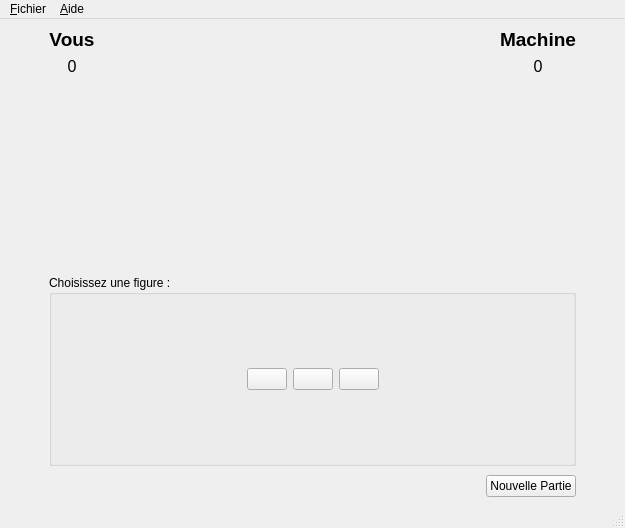
<?xml version="1.0" encoding="UTF-8"?>
<ui version="4.0">
 <class>ChifoumiVue</class>
 <widget class="QMainWindow" name="ChifoumiVue">
  <property name="geometry">
   <rect>
    <x>0</x>
    <y>0</y>
    <width>625</width>
    <height>528</height>
   </rect>
  </property>
  <property name="windowTitle">
   <string>Chifoumi</string>
  </property>
  <widget class="QWidget" name="centralwidget">
   <layout class="QHBoxLayout" name="horizontalLayout_5">
    <item>
     <layout class="QVBoxLayout" name="verticalLayout_3">
      <item>
       <layout class="QGridLayout" name="gridLayout">
        <item row="0" column="1">
         <layout class="QVBoxLayout" name="verticalLayout">
          <item>
           <widget class="QLabel" name="lJoueur">
            <property name="sizePolicy">
             <sizepolicy hsizetype="Preferred" vsizetype="Preferred">
              <horstretch>0</horstretch>
              <verstretch>0</verstretch>
             </sizepolicy>
            </property>
            <property name="font">
             <font>
              <pointsize>14</pointsize>
              <weight>75</weight>
              <bold>true</bold>
             </font>
            </property>
            <property name="text">
             <string>Vous</string>
            </property>
            <property name="alignment">
             <set>Qt::AlignCenter</set>
            </property>
           </widget>
          </item>
          <item>
           <widget class="QLabel" name="scoreJoueur">
            <property name="font">
             <font>
              <pointsize>12</pointsize>
             </font>
            </property>
            <property name="text">
             <string>0</string>
            </property>
            <property name="alignment">
             <set>Qt::AlignCenter</set>
            </property>
           </widget>
          </item>
         </layout>
        </item>
        <item row="1" column="3">
         <widget class="QLabel" name="coupMachine">
          <property name="text">
           <string/>
          </property>
          <property name="pixmap">
           <pixmap resource="ressourceChifoumi.qrc">:/chifoumi/images/rien_115.png</pixmap>
          </property>
         </widget>
        </item>
        <item row="1" column="1">
         <widget class="QLabel" name="coupJoueur">
          <property name="text">
           <string/>
          </property>
          <property name="pixmap">
           <pixmap resource="ressourceChifoumi.qrc">:/chifoumi/images/rien_115.png</pixmap>
          </property>
         </widget>
        </item>
        <item row="1" column="4">
         <spacer name="horizontalSpacer_10">
          <property name="orientation">
           <enum>Qt::Horizontal</enum>
          </property>
          <property name="sizeType">
           <enum>QSizePolicy::Fixed</enum>
          </property>
          <property name="sizeHint" stdset="0">
           <size>
            <width>40</width>
            <height>20</height>
           </size>
          </property>
         </spacer>
        </item>
        <item row="0" column="3">
         <layout class="QVBoxLayout" name="verticalLayout_2">
          <item>
           <widget class="QLabel" name="lMachine">
            <property name="sizePolicy">
             <sizepolicy hsizetype="Preferred" vsizetype="Preferred">
              <horstretch>0</horstretch>
              <verstretch>0</verstretch>
             </sizepolicy>
            </property>
            <property name="font">
             <font>
              <pointsize>14</pointsize>
              <weight>75</weight>
              <bold>true</bold>
             </font>
            </property>
            <property name="text">
             <string>Machine</string>
            </property>
            <property name="alignment">
             <set>Qt::AlignCenter</set>
            </property>
           </widget>
          </item>
          <item>
           <widget class="QLabel" name="scoreMachine">
            <property name="font">
             <font>
              <pointsize>12</pointsize>
             </font>
            </property>
            <property name="text">
             <string>0</string>
            </property>
            <property name="alignment">
             <set>Qt::AlignCenter</set>
            </property>
           </widget>
          </item>
         </layout>
        </item>
        <item row="1" column="2">
         <layout class="QHBoxLayout" name="horizontalLayout_2">
          <item>
           <spacer name="horizontalSpacer_3">
            <property name="orientation">
             <enum>Qt::Horizontal</enum>
            </property>
            <property name="sizeHint" stdset="0">
             <size>
              <width>40</width>
              <height>20</height>
             </size>
            </property>
           </spacer>
          </item>
          <item>
           <widget class="QLabel" name="versus">
            <property name="text">
             <string/>
            </property>
            <property name="pixmap">
             <pixmap resource="ressourceChifoumi.qrc">:/chifoumi/images/versus_70.png</pixmap>
            </property>
            <property name="alignment">
             <set>Qt::AlignCenter</set>
            </property>
           </widget>
          </item>
          <item>
           <spacer name="horizontalSpacer_4">
            <property name="orientation">
             <enum>Qt::Horizontal</enum>
            </property>
            <property name="sizeHint" stdset="0">
             <size>
              <width>40</width>
              <height>20</height>
             </size>
            </property>
           </spacer>
          </item>
         </layout>
        </item>
        <item row="1" column="0">
         <spacer name="horizontalSpacer_9">
          <property name="orientation">
           <enum>Qt::Horizontal</enum>
          </property>
          <property name="sizeType">
           <enum>QSizePolicy::Fixed</enum>
          </property>
          <property name="sizeHint" stdset="0">
           <size>
            <width>40</width>
            <height>20</height>
           </size>
          </property>
         </spacer>
        </item>
        <item row="0" column="2">
         <spacer name="horizontalSpacer_2">
          <property name="orientation">
           <enum>Qt::Horizontal</enum>
          </property>
          <property name="sizeHint" stdset="0">
           <size>
            <width>40</width>
            <height>20</height>
           </size>
          </property>
         </spacer>
        </item>
       </layout>
      </item>
      <item>
       <spacer name="verticalSpacer">
        <property name="orientation">
         <enum>Qt::Vertical</enum>
        </property>
        <property name="sizeHint" stdset="0">
         <size>
          <width>20</width>
          <height>40</height>
         </size>
        </property>
       </spacer>
      </item>
      <item>
       <layout class="QHBoxLayout" name="bbbbbbbbbbb">
        <property name="topMargin">
         <number>0</number>
        </property>
        <item>
         <spacer name="horizontalSpacer_5">
          <property name="orientation">
           <enum>Qt::Horizontal</enum>
          </property>
          <property name="sizeType">
           <enum>QSizePolicy::Fixed</enum>
          </property>
          <property name="sizeHint" stdset="0">
           <size>
            <width>40</width>
            <height>20</height>
           </size>
          </property>
         </spacer>
        </item>
        <item>
         <layout class="QVBoxLayout" name="aaaaaaaaaa">
          <property name="spacing">
           <number>9</number>
          </property>
          <property name="leftMargin">
           <number>0</number>
          </property>
          <property name="topMargin">
           <number>0</number>
          </property>
          <item>
           <widget class="QGroupBox" name="groupBox">
            <property name="minimumSize">
             <size>
              <width>509</width>
              <height>191</height>
             </size>
            </property>
            <property name="maximumSize">
             <size>
              <width>100000</width>
              <height>191</height>
             </size>
            </property>
            <property name="title">
             <string>Choisissez une figure :</string>
            </property>
            <layout class="QHBoxLayout" name="horizontalLayout_6">
             <item>
              <layout class="QHBoxLayout" name="horizontalLayout_3">
               <item>
                <spacer name="horizontalSpacer_7">
                 <property name="orientation">
                  <enum>Qt::Horizontal</enum>
                 </property>
                 <property name="sizeHint" stdset="0">
                  <size>
                   <width>40</width>
                   <height>20</height>
                  </size>
                 </property>
                </spacer>
               </item>
               <item>
                <widget class="QPushButton" name="pierre">
                 <property name="text">
                  <string/>
                 </property>
                 <property name="icon">
                  <iconset>
                   <normalon>:/chifoumi/images/pierre_115.png</normalon>
                  </iconset>
                 </property>
                 <property name="iconSize">
                  <size>
                   <width>127</width>
                   <height>128</height>
                  </size>
                 </property>
                </widget>
               </item>
               <item>
                <widget class="QPushButton" name="papier">
                 <property name="text">
                  <string/>
                 </property>
                 <property name="icon">
                  <iconset>
                   <normalon>:/chifoumi/images/papier_115.png</normalon>
                  </iconset>
                 </property>
                 <property name="iconSize">
                  <size>
                   <width>127</width>
                   <height>128</height>
                  </size>
                 </property>
                </widget>
               </item>
               <item>
                <widget class="QPushButton" name="ciseau">
                 <property name="text">
                  <string/>
                 </property>
                 <property name="icon">
                  <iconset>
                   <normalon>:/chifoumi/images/ciseau_115.png</normalon>
                  </iconset>
                 </property>
                 <property name="iconSize">
                  <size>
                   <width>127</width>
                   <height>128</height>
                  </size>
                 </property>
                </widget>
               </item>
               <item>
                <spacer name="horizontalSpacer_8">
                 <property name="orientation">
                  <enum>Qt::Horizontal</enum>
                 </property>
                 <property name="sizeHint" stdset="0">
                  <size>
                   <width>40</width>
                   <height>20</height>
                  </size>
                 </property>
                </spacer>
               </item>
              </layout>
             </item>
            </layout>
           </widget>
          </item>
          <item>
           <layout class="QHBoxLayout" name="horizontalLayout">
            <item>
             <spacer name="horizontalSpacer">
              <property name="orientation">
               <enum>Qt::Horizontal</enum>
              </property>
              <property name="sizeHint" stdset="0">
               <size>
                <width>40</width>
                <height>20</height>
               </size>
              </property>
             </spacer>
            </item>
            <item>
             <widget class="QPushButton" name="bNewPartie">
              <property name="text">
               <string>Nouvelle Partie</string>
              </property>
             </widget>
            </item>
           </layout>
          </item>
         </layout>
        </item>
        <item>
         <spacer name="horizontalSpacer_6">
          <property name="orientation">
           <enum>Qt::Horizontal</enum>
          </property>
          <property name="sizeType">
           <enum>QSizePolicy::Fixed</enum>
          </property>
          <property name="sizeHint" stdset="0">
           <size>
            <width>40</width>
            <height>20</height>
           </size>
          </property>
         </spacer>
        </item>
       </layout>
      </item>
     </layout>
    </item>
   </layout>
  </widget>
  <widget class="QMenuBar" name="menubar">
   <property name="geometry">
    <rect>
     <x>0</x>
     <y>0</y>
     <width>625</width>
     <height>21</height>
    </rect>
   </property>
   <widget class="QMenu" name="menu_Fichier">
    <property name="title">
     <string>&amp;Fichier</string>
    </property>
   </widget>
   <widget class="QMenu" name="menu_Aide">
    <property name="title">
     <string>&amp;Aide</string>
    </property>
   </widget>
   <addaction name="menu_Fichier"/>
   <addaction name="menu_Aide"/>
  </widget>
  <widget class="QStatusBar" name="statusbar"/>
 </widget>
 <resources>
  <include location="ressourceChifoumi.qrc"/>
 </resources>
 <connections/>
</ui>
